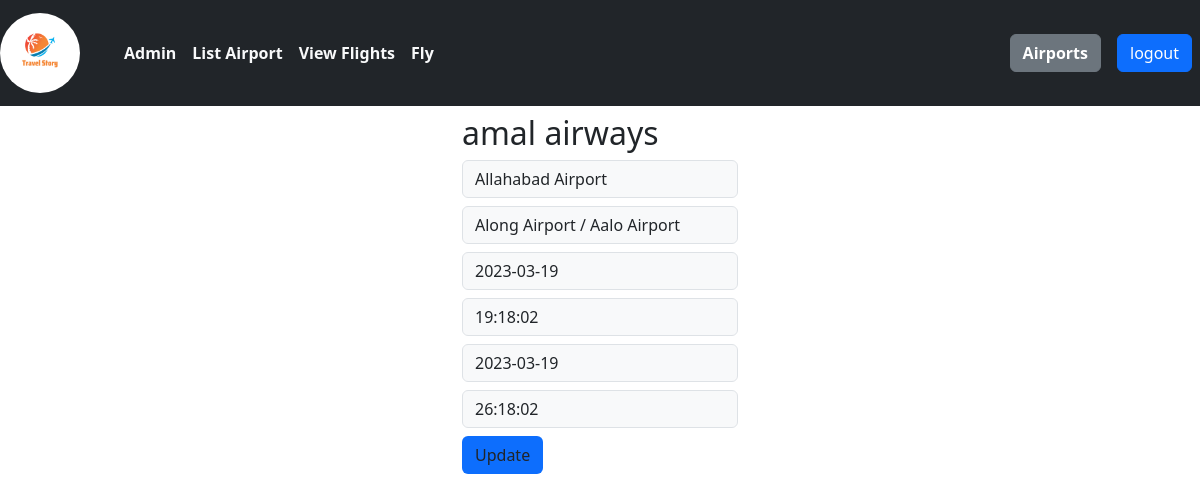
The page /admin/fly_edit.php?id=3 on the database its author committed.
### tables this page shows
CREATE TABLE `flight` (
  `id` int(100) NOT NULL,
  `airline_id` int(100) NOT NULL,
  `name` varchar(255) NOT NULL,
  `total_seat` int(100) NOT NULL,
  `created_by` int(100) NOT NULL,
  `created_at` timestamp NOT NULL DEFAULT current_timestamp(),
  `updated_by` int(100) NOT NULL,
  `updated_at` timestamp NOT NULL DEFAULT current_timestamp()
);

CREATE TABLE `airport` (
  `id` int(100) NOT NULL,
  `name` varchar(255) NOT NULL,
  `abbr` varchar(255) NOT NULL,
  `state_id` int(100) NOT NULL,
  `created_by` int(100) NOT NULL,
  `created_at` timestamp NOT NULL DEFAULT current_timestamp(),
  `updated_by` int(100) NOT NULL,
  `updated_at` timestamp NOT NULL DEFAULT current_timestamp()
);

CREATE TABLE `fly` (
  `id` int(11) NOT NULL,
  `flight_id` int(11) NOT NULL,
  `d_airport_id` int(11) NOT NULL,
  `a_airport_id` int(11) NOT NULL,
  `d_date` date NOT NULL,
  `a_date` date NOT NULL,
  `d_time` time NOT NULL,
  `a_time` time NOT NULL,
  `created_by` int(100) NOT NULL,
  `created_at` timestamp NOT NULL DEFAULT current_timestamp(),
  `updated_by` int(100) NOT NULL,
  `updated_at` timestamp NOT NULL DEFAULT current_timestamp(),
  `b_seat` int(11) NOT NULL,
  `b_fare` int(11) NOT NULL,
  `e_seat` int(11) NOT NULL,
  `e_fare` int(11) NOT NULL
);

### admin/fly_edit.php (the view, shortened to what this page needs)
<?php
    require '../connection.php';
?>
<?php
    require '../header.php';
    $id=$_GET['id'];
        $sql="SELECT * FROM fly WHERE id=:id";
        $statement=$connection->prepare($sql);
        $statement->execute([':id'=>$id]);
        $flights=$statement->fetch(PDO::FETCH_OBJ);
        $idd= $flights->flight_id;
        $sql="SELECT name FROM flight WHERE id=:id";
        $statement=$connection->prepare($sql);
        $statement->execute([':id'=>$idd]);
        $st1=$statement->fetch(PDO::FETCH_OBJ);
        $id1= $flights->d_airport_id;
        $sql="SELECT name FROM airport WHERE id=:id";
        $statement=$connection->prepare($sql);
        $statement->execute([':id'=>$id1]);
        $st2=$statement->fetch(PDO::FETCH_OBJ);
        $id2= $flights->a_airport_id;
        $sql="SELECT name FROM airport WHERE id=:id";
        $statement=$connection->prepare($sql);
        $statement->execute([':id'=>$id2]);
        $st3=$statement->fetch(PDO::FETCH_OBJ);
?>
<nav class="navbar navbar-expand-lg bg-dark ">
        <div class="container-fluid m-0 p-0">
            <a class="navbar-brand col-md-1"
                ><img src="../images/blue wing.png" class="logo"
            /></a>
            <div class="collapse navbar-collapse" id="navbarSupportedContent">
            <ul class="navbar-nav me-auto mb-2 mb-lg-0">
                    <li class="nav-item">
                        <a
                            class="nav-link active text-light fw-bold"
                            aria-current="page"
                            href="dashboard.php"
                            >Admin</a
                        >
                    </li>
                    <li class="nav-item">
                        <a class="nav-link active text-light fw-bold" href="view_airport.php"
                            >List Airport</a
                        >
                    </li>
                    <li class="nav-item">
                        <a class="nav-link active text-light fw-bold" href="flight_view.php"
                            >View Flights</a
                        >
                    </li>
                   <li class="nav-item">
                        <a class="nav-link active text-light fw-bold" href="add_root.php"
                            >Fly</a
                        >
                    </li>
            </ul>
                <form class="d-flex me-2">
                    <div>
                        <a href="add_airport.php" class="btn btn-secondary me-2 fw-bold"
                            >Airports</a
                        >
                    </div>
                </form>
                <form action="" method="POST" class="d-flex me-2">
                        <input class="btn btn-primary" type="submit" name="logout" value="logout">
                    </form>
            </div>
        </div>
    </nav>
<div class="container w-25 mt-2 ">
        <form method="POST" action=""  onsubmit="return validate()">
            <h2 name="flight_name"><?=$st1->name?></h2>
            <div class="mb-2">
                <input type="text" id="" name="d_airport_id" value="<?=$st2->name?>" class="form-control bg-light " required>
            </div>
            <div class="mb-2">
                <input type="text" id="" name="a_airport_id" value="<?=$st3->name?>" class="form-control bg-light" required>
            </div>
            <div class="mb-2">
                <input type="text" id="" name="d_date" value="<?=$flights->d_date?>" class="form-control bg-light" required>
            </div>
            <div class="mb-2">
                <input type="text" id="" name="d_time" value="<?=$flights->d_time?>" class="form-control bg-light" required>
            </div>
            <div class="mb-2">
                <input type="text" id="" name="a_date" value="<?=$flights->a_date?>" class="form-control bg-light" required>
            </div>
            <div class="mb-2">
                <input type="text" id="" name="a_time" value="<?=$flights->a_time?>" class="form-control bg-light"required>
            </div>
            <div>
                <button class="btn bg-primary" type="submit" name="submit">Update</button>
            </div>
        </form>
    </div>
    <?php
require '../footer.php';
?>

### admin/css/style.css (style rules this page uses)
* { margin: 0; padding: 0; box-sizing: border-box; }
.logo { width: 80px; border-radius: 100px; }

### rows shown on the page
flight: name "amal airways"
airport: d_airport_id "Allahabad Airport"
airport: a_airport_id "Along Airport / Aalo Airport"
fly: d_date "2023-03-19", d_time "19:18:02", a_date "2023-03-19", a_time "26:18:02"
